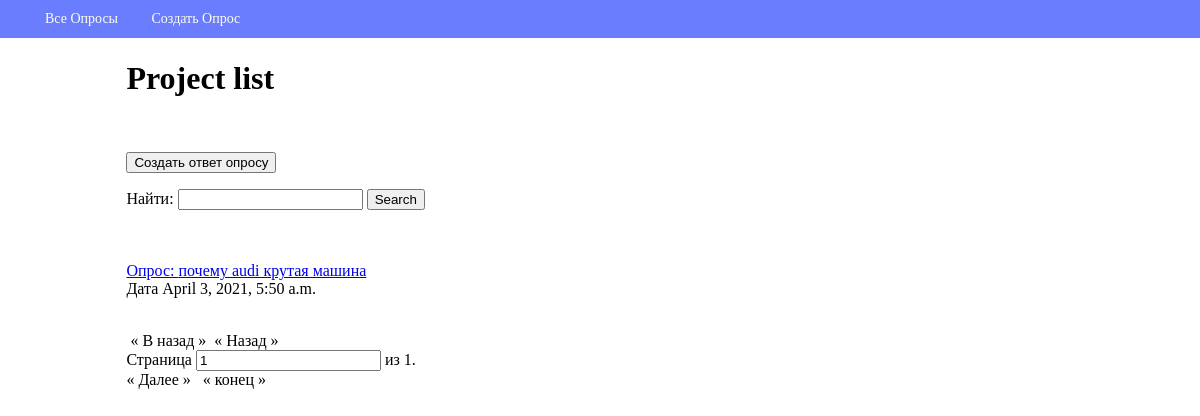
Before: /poll/ with the older database file.
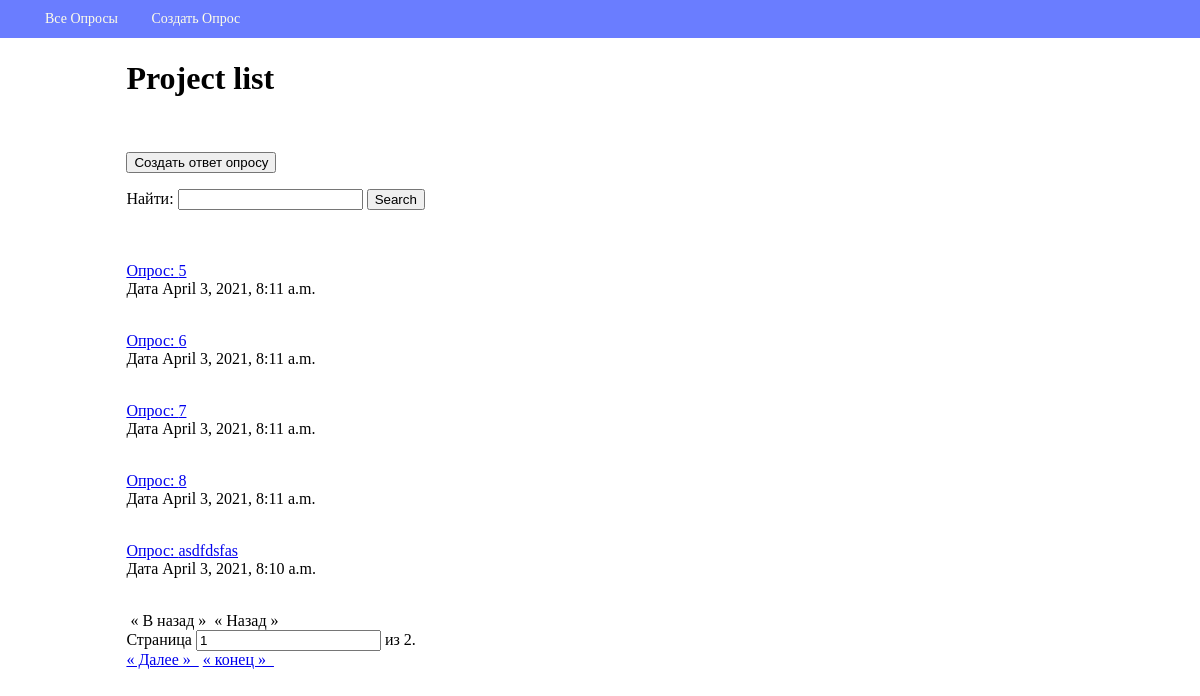
After: the same page with the newer database file.
### webapp/models.py (models this page shows, shortened)
class Poll(models.Model):
    question = models.TextField(max_length=2000, null=False, blank=False, verbose_name="Вопрос")
    created_at = models.DateTimeField(auto_now_add=True, verbose_name='Время создания')
    class Meta:
        db_table = 'Polls'
        verbose_name = 'вопрос'
        verbose_name_plural = 'вопросы'

### webapp/views/poll.py (the view)
# urls.py: path('', PollIndexView.as_view(), name='poll_list'),
class PollIndexView(ListView):
    template_name = 'poll/index.html'
    model = Poll
    context_object_name = 'polls'
    ordering = ('question', 'created_at')
    paginate_by = 5
    paginate_orphans = 1
    def get(self, request, **kwargs):
        self.form = SearchForm(request.GET)
        self.search_data = self.get_search_data()
        return super(PollIndexView, self).get(request, **kwargs)
    def get_queryset(self):
        queryset = super().get_queryset()
        if self.search_data:
            queryset = queryset.filter(
                Q(question__icontains=self.search_data) |
                Q(created_at__icontains=self.search_data)
            )
        return queryset
    def get_search_data(self):
        if self.form.is_valid():
            return self.form.cleaned_data['search_value']
        return None
    def get_context_data(self, **kwargs):
        context = super().get_context_data(**kwargs)
        context['search_form'] = self.form
        if self.search_data:
            context['query'] = urlencode({'search_value': self.search_data})
        return context

### webapp/forms.py
class SearchForm(forms.Form):
    search_value = forms.CharField(max_length=100, required=False, label='Найти')

### webapp/templates/poll/index.html
{% extends "base.html" %}
{% block content %}
    <h1>Project list</h1><br/>
        {% include "partial/form.html" with button_text="Создать ответ опросу" %}
    {% if not polls %}
        <h2>НЕТ ЗАДАЧ</h2>
    {% else %}
        {% include "partial/search_form.html" %}
    {% endif %}
<br/><br/>
    {% for poll in polls %}
            <p><a href="{% url "poll_view" poll.pk %}"> Опрос: {{ poll.question }}</a><br/>
              Дата  {{ poll.created_at }}<br/>
        <br/>
    {% endfor %}
     {% include 'partial/paginate.html' %}
{% endblock %}

Changed rows visible on the page:
no longer on this page (row edited): Poll: question "почему audi крутая машина", created_at "April 3, 2021, 5:50 a.m."
added Poll: question "5", created_at "April 3, 2021, 8:11 a.m."
added Poll: question "6", created_at "April 3, 2021, 8:11 a.m."
added Poll: question "7", created_at "April 3, 2021, 8:11 a.m."
added Poll: question "8", created_at "April 3, 2021, 8:11 a.m."
added Poll: question "asdfdsfas", created_at "April 3, 2021, 8:10 a.m."
Other visible differences:
{{ page_obj.paginator.num_pages }}: "1" → "2"
